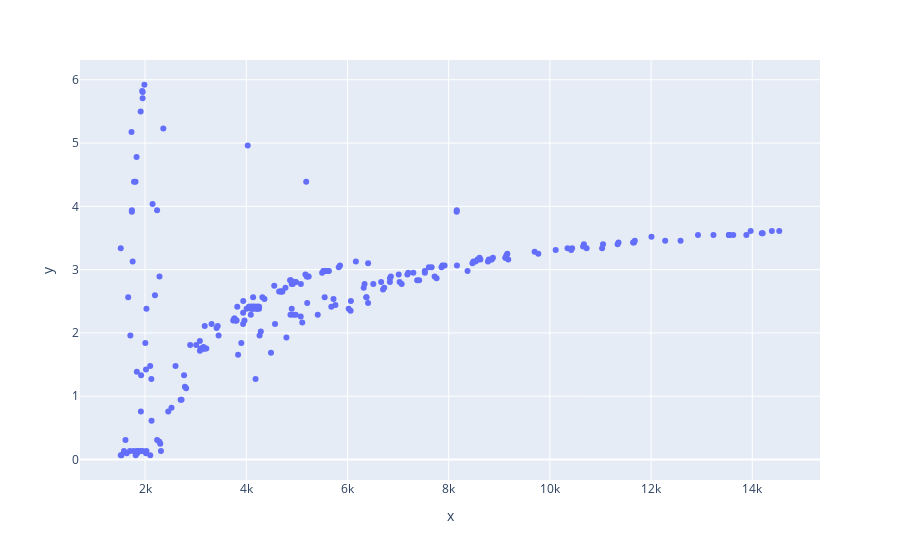

Notebook code for this chart:
### Code cell
df_glu_top = df_glu_kernel[:800]
# df_glu_top = df_glu_top[df_glu_top.RT < 4]
fig = px.scatter(x=df_glu_top.Mass, y=df_glu_top.RT)
fig.show()

### Figure 1 — Plotly figure (JSON) as saved in the notebook; plotly's stock layout.template omitted (floating-point values rounded to 4 significant figures; data arrays with more than 128 entries replaced by an {"elided": "..."} marker saying what was removed)
{"data": [{"hoverlabel": {"namelength": 0}, "hovertemplate": "x=%{x}<br>y=%{y}", "legendgroup": "", "marker": {"color": "#636efa", "symbol": "circle"}, "mode": "markers", "name": "", "showlegend": false, "type": "scatter", "x": {"elided": "248 float values"}, "xaxis": "x", "y": {"elided": "248 float values"}, "yaxis": "y"}], "layout": {"legend": {"tracegroupgap": 0}, "margin": {"t": 60}, "xaxis": {"anchor": "y", "domain": [0, 1], "title": {"text": "x"}}, "yaxis": {"anchor": "x", "domain": [0, 1], "title": {"text": "y"}}}}
